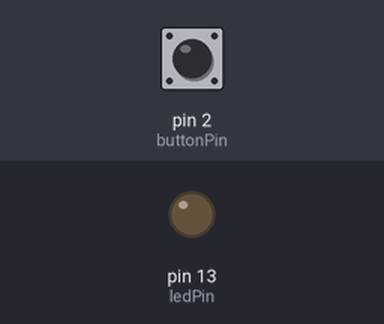
The sketch below on a simulated Arduino Uno, built with avr-gcc and run on an emulated ATmega328P. Shown: output pins drawn as LEDs (lit = HIGH). The inputs (shaded band) are chosen by the test bench; at power-on: pin 2 (buttonPin) HIGH.

Above: at 1.2 s.
1.3 s: pin 2 (buttonPin) pulled LOW for 0.15 s
At 2.5 s:
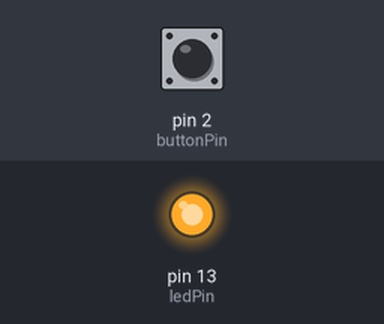
2.9 s: pin 2 (buttonPin) pulled LOW for 1 s
At 3.7 s:
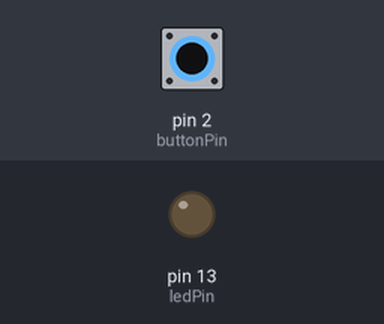
5.4 s: pin 2 (buttonPin) pulled LOW for 3.2 s
At 6.8 s:
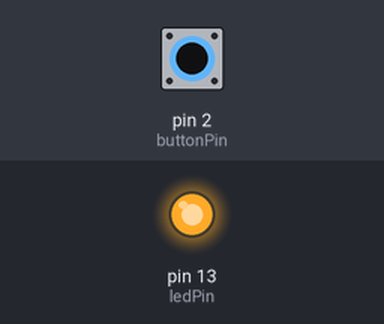
Timing chart, 0 to 8.4 s (numbered marks = the images above; inputs shaded):
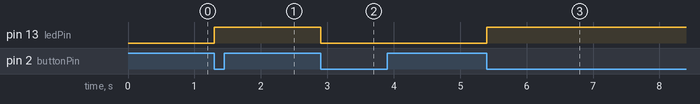

Measured:
- after the input at 1.3 s, pin 13 (ledPin): LOW → HIGH at once
- after the input at 2.9 s, pin 13 (ledPin): HIGH → LOW at once
- after the input at 5.4 s, pin 13 (ledPin): LOW → HIGH at once

The sketch:

EX2_1_1.ino
```cpp
// EX 2.1 External Interrupt (Button on INT0)
// 1) Arduino Programming Version

const int buttonPin = 2; // D2 - INT0
const int ledPin = 13;   // D13 - LED

volatile bool ledState = LOW;

// ISR function
void toggleLED() {
  ledState = !ledState;
  digitalWrite(ledPin, ledState);
}

void setup() {
  pinMode(ledPin, OUTPUT);
  pinMode(buttonPin, INPUT_PULLUP);  // INPUT_PULLUP - INTO pin
  // FALLING edge
  attachInterrupt(digitalPinToInterrupt(buttonPin), toggleLED, FALLING);
}

void loop() {
}
```

EX2_1_2.ino
```cpp
// EX 2.1 External Interrupt (Button on INT0)
// 2) Bare-Metal Programming Version

#include <avr/io.h>
#include <avr/interrupt.h>

// ISR for INT0 interrupt
ISR(INT0_vect) {
  PORTB ^= (1 << PB5);
}

int main(void) {
  DDRB |= (1 << PB5);   // D13 - output
  DDRD &= ~(1 << PD2);  // D2 - input
  PORTD |= (1 << PD2);  // pull-up resistor

  EICRA |= (1 << ISC01);  // Falling edge
  EIMSK |= (1 << INT0);

  sei();  // enable global interrupt

  while (1) {
  }
}
```
